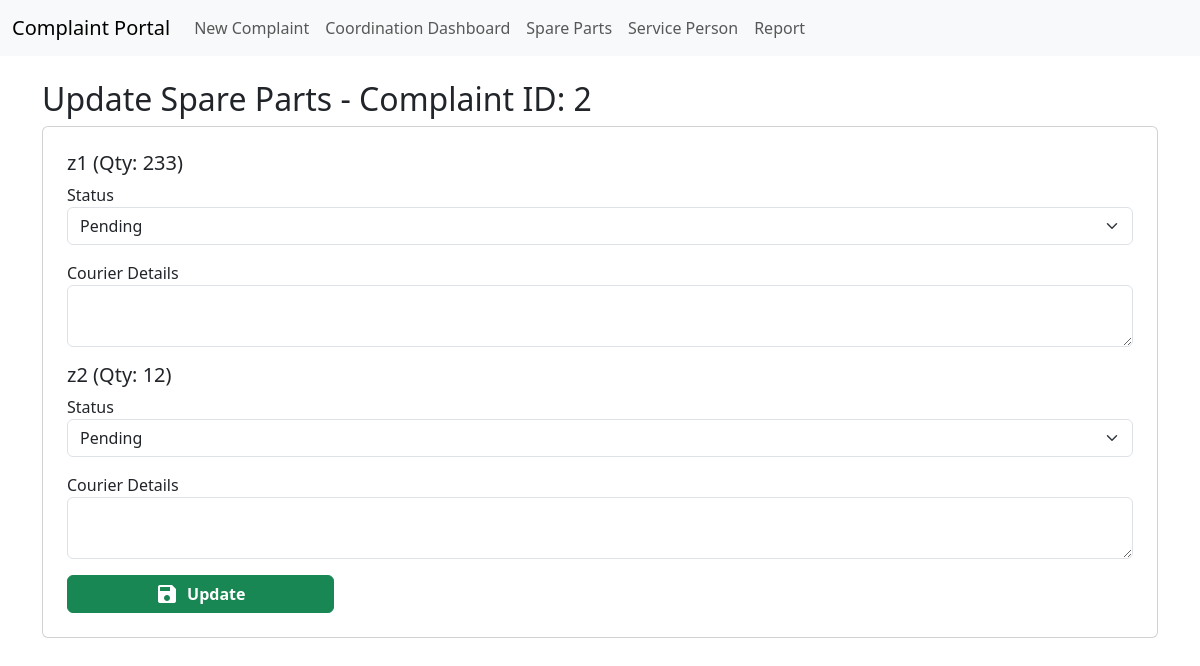
/spare_parts/spare_parts_detail.php?id=2, run on the app's committed database.
### tables this page shows
CREATE TABLE `spare_parts_list` (
  `id` int(11) NOT NULL,
  `complaint_id` int(11) NOT NULL,
  `part_name` varchar(255) NOT NULL,
  `quantity` int(11) NOT NULL,
  `status` enum('Pending','Shipped','Received','') NOT NULL,
  `courier_details` text DEFAULT NULL
);

### spare_parts/spare_parts_detail.php (the view, shortened to what this page needs)
<?php
include __DIR__ . '/../config/db.php';
$id = $_GET['id'] ?? 0;
$spare_stmt = $pdo->prepare("SELECT * FROM spare_parts_list WHERE complaint_id = ?");
$spare_stmt->execute([$id]);
$spare_parts = $spare_stmt->fetchAll();
?>
<?php include __DIR__ . '/../includes/header.php'; ?>
<h2>Update Spare Parts - Complaint ID: <?= $id ?></h2>
<form method="POST" class="card p-4">
    <?php foreach ($spare_parts as $part): ?>
        <div class="mb-3">
            <h5><?= $part['part_name'] ?> (Qty: <?= $part['quantity'] ?>)</h5>
            <label>Status</label>
            <select class="form-select" name="status[<?= $part['id'] ?>]">
                <option value="Pending" <?= $part['status'] === 'Pending' ? 'selected' : '' ?>>Pending</option>
            </select>
        </div>
        <div class="mb-3">
            <label>Courier Details</label>
            <textarea class="form-control" name="courier_details[<?= $part['id'] ?>]"><?= $part['courier_details'] ?></textarea>
        </div>
    <?php endforeach; ?>
    <button type="submit" class="btn btn-success btn-ui w-25"><i class="material-icons me-2">save</i><b>Update</b></button>
</form>
<?php include __DIR__ . '/../includes/footer.php'; ?>

### assets/styles.css (style rules this page uses)
.btn-ui { display: flex; flex-direction: row; justify-content: center; }

### data on the page
spare_parts_list: part_name "z1", quantity "233", status+id "Pending"
spare_parts_list: part_name "z2", quantity "12", status+id "Pending"

### other printed values
$id "2"
